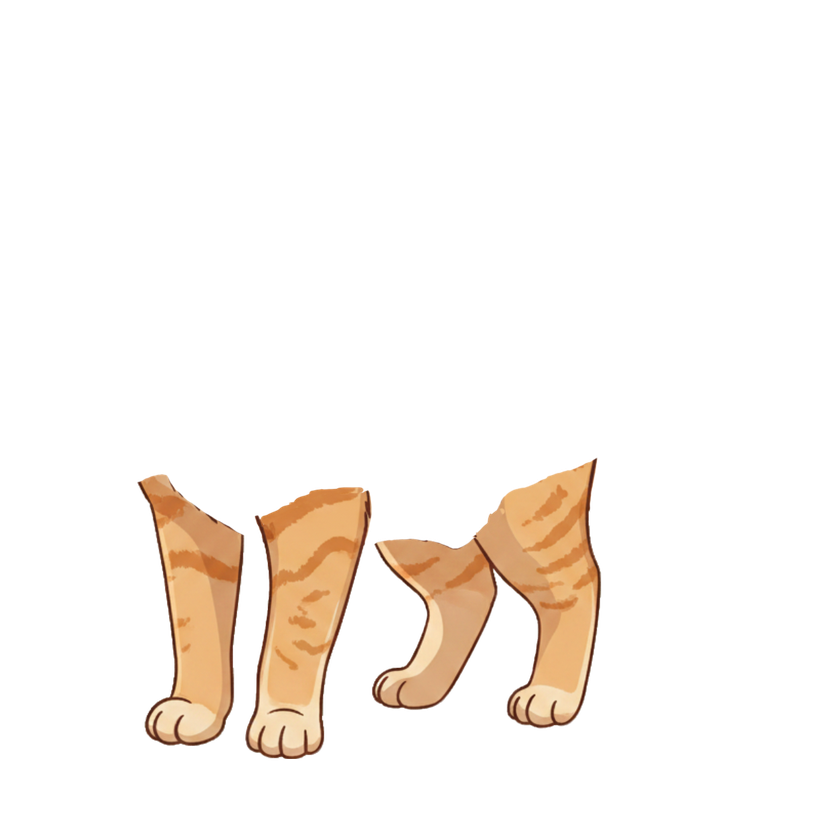
#> input picture wmx-temporary/装扮/latest-pictures/标准底图/legs_1254.png, 840 x 840 px, shrunk from 1254 x 1254 before the run, found by its file name
$ python validate_component_offset.py --candidate '../装扮/latest-pictures/标准底图/legs_1254.png'
#> lines starting #> are read from the running program, lines starting #| are printed output that depends on the picture; after the words box and inside, x2 and y2 are one past the last pixel; in counts of white or black regions, pixels touching at a corner belong together
#!/usr/bin/env python3
from __future__ import annotations

import argparse
import json
import sys
from pathlib import Path

from PIL import Image, ImageChops, ImageFilter


DEFAULT_MAX_SHIFT = 3
DEFAULT_ALPHA_THRESHOLD = 12
DEFAULT_MAX_MISSING_RATIO = 0.02
DEFAULT_COMPONENT = "legs"
COMPONENT_CHOICES = ("legs", "head", "body", "tail", "blanket")
STANDARD_FILENAMES = {
    "legs": "legs_1254.png",
    "head": "head_1254.png",
    "body": "body_1254.png",
    "tail": "tail_1254.png",
    "blanket": "blanket_1254.png",
}


def default_standard_dir() -> Path:
    return Path(__file__).resolve().parent.parent / "装扮" / "pictures" / "标准底图"


def parse_args() -> argparse.Namespace:
    parser = argparse.ArgumentParser(
        description=(
            "Validate whether a generated component image kept the original anchor "
            "position while allowing small outward decorative growth."
        )
    )
    parser.add_argument(
        "--component",
        choices=COMPONENT_CHOICES,
        default=DEFAULT_COMPONENT,
        help=(
            "Component type used to resolve the default reference image. "
            f"Default: {DEFAULT_COMPONENT}"
        ),
    )
    parser.add_argument(
        "--reference",
        "--base",
        type=Path,
        default=None,
        help=(
            "Optional original component image. Overrides --component and --standard-dir "
            "when provided."
        ),
    )
    parser.add_argument("--candidate", required=True, type=Path, help="Generated component image.")
    parser.add_argument(
        "--standard-dir",
        type=Path,
        default=default_standard_dir(),
        help=(
            "Directory containing standard component images such as legs_1254.png. "
            f"Default: {default_standard_dir()}"
        ),
    )
    parser.add_argument(
        "--max-shift",
        type=int,
        default=DEFAULT_MAX_SHIFT,
        help=f"Maximum inward edge shift in pixels. Default: {DEFAULT_MAX_SHIFT}",
    )
    parser.add_argument(
        "--alpha-threshold",
        type=int,
        default=DEFAULT_ALPHA_THRESHOLD,
        help=f"Alpha threshold used to binarize masks. Default: {DEFAULT_ALPHA_THRESHOLD}",
    )
    parser.add_argument(
        "--max-missing-ratio",
        type=float,
        default=DEFAULT_MAX_MISSING_RATIO,
        help=(
            "Maximum allowed ratio of reference pixels not covered by the candidate "
            "after tolerance expansion. Default: 0.02"
        ),
    )
    parser.add_argument("--report", type=Path, default=None, help="Optional path for the JSON report.")
    parser.add_argument("--diff", type=Path, default=None, help="Optional path for a visual diff PNG.")
    return parser.parse_args()


def load_rgba(path: Path) -> Image.Image:
    return Image.open(path).convert("RGBA")


def binary_alpha_mask(image: Image.Image, threshold: int) -> Image.Image:
    return image.getchannel("A").point(lambda value: 255 if value > threshold else 0, mode="L")


def dilate_mask(mask: Image.Image, radius: int) -> Image.Image:
    if radius <= 0:
        return mask.copy()
    return mask.filter(ImageFilter.MaxFilter(size=radius * 2 + 1))


def invert_binary_mask(mask: Image.Image) -> Image.Image:
    return mask.point(lambda value: 0 if value else 255, mode="L")


def count_mask_pixels(mask: Image.Image) -> int:
    histogram = mask.histogram()
    return histogram[255] if len(histogram) > 255 else 0


def bbox_to_list(bbox: tuple[int, int, int, int] | None) -> list[int] | None:
    return list(bbox) if bbox else None


def signed_bbox_delta(
    reference_bbox: tuple[int, int, int, int],
    candidate_bbox: tuple[int, int, int, int],
) -> dict[str, int]:
    return {
        "left": candidate_bbox[0] - reference_bbox[0],
        "top": candidate_bbox[1] - reference_bbox[1],
        "right": candidate_bbox[2] - reference_bbox[2],
        "bottom": candidate_bbox[3] - reference_bbox[3],
    }


def inward_bbox_shift(
    reference_bbox: tuple[int, int, int, int],
    candidate_bbox: tuple[int, int, int, int],
) -> dict[str, int]:
    return {
        "left": max(0, candidate_bbox[0] - reference_bbox[0]),
        "top": max(0, candidate_bbox[1] - reference_bbox[1]),
        "right": max(0, reference_bbox[2] - candidate_bbox[2]),
        "bottom": max(0, reference_bbox[3] - candidate_bbox[3]),
    }


def tint_from_mask(mask: Image.Image, color: tuple[int, int, int, int]) -> Image.Image:
    tinted = Image.new("RGBA", mask.size, color[:3] + (0,))
    tinted.putalpha(mask.point(lambda value: color[3] if value else 0, mode="L"))
    return tinted


def build_diff_image(
    reference_mask: Image.Image,
    candidate_mask: Image.Image,
    missing_mask: Image.Image,
    extra_mask: Image.Image,
) -> Image.Image:
    diff = Image.new("RGBA", reference_mask.size, (0, 0, 0, 0))
    diff.alpha_composite(tint_from_mask(reference_mask, (255, 255, 255, 56)))
    diff.alpha_composite(tint_from_mask(candidate_mask, (0, 170, 255, 72)))
    diff.alpha_composite(tint_from_mask(extra_mask, (0, 220, 120, 120)))
    diff.alpha_composite(tint_from_mask(missing_mask, (255, 64, 64, 220)))
    return diff


def write_json(path: Path, payload: dict[str, object]) -> None:
    path.parent.mkdir(parents=True, exist_ok=True)
    path.write_text(json.dumps(payload, ensure_ascii=False, indent=2), encoding="utf-8")


def resolve_reference_path(args: argparse.Namespace) -> Path:
    if args.reference is not None:
        return args.reference.expanduser().resolve()

    standard_dir = args.standard_dir.expanduser().resolve()
    reference_path = standard_dir / STANDARD_FILENAMES[args.component]
    if not reference_path.exists():
        raise FileNotFoundError(
            f"Standard reference image not found for component '{args.component}': {reference_path}"
        )
    return reference_path


def validate(args: argparse.Namespace) -> tuple[bool, dict[str, object], Image.Image | None]:
    reference_path = resolve_reference_path(args)
    candidate_path = args.candidate.expanduser().resolve()
    standard_dir = args.standard_dir.expanduser().resolve()

    with load_rgba(reference_path) as reference_image, load_rgba(candidate_path) as candidate_image:
#> in load_rgba, returned value is the input picture: PIL image 840x840 RGBA; mean R, G, B, A 22.6, 16.8, 11.4, 26
        report: dict[str, object] = {
            "component": args.component,
            "reference": str(reference_path),
            "candidate": str(candidate_path),
            "standard_dir": str(standard_dir),
            "max_shift": args.max_shift,
            "alpha_threshold": args.alpha_threshold,
            "max_missing_ratio": args.max_missing_ratio,
            "reference_size": list(reference_image.size),
            "candidate_size": list(candidate_image.size),
            "passed": False,
            "reasons": [],
        }

        reasons: list[str] = []
        diff_image: Image.Image | None = None

        if reference_image.size != candidate_image.size:
            reasons.append("Reference and candidate images must have the same canvas size.")
            report["reasons"] = reasons
            return False, report, diff_image

        candidate_corners: dict[str, int] = {}
        width, height = candidate_image.size
        corners = {
            "top_left": (0, 0),
            "top_right": (width - 1, 0),
            "bottom_left": (0, height - 1),
            "bottom_right": (width - 1, height - 1),
        }
        for label, point in corners.items():
            alpha = candidate_image.getpixel(point)[3]
            candidate_corners[label] = alpha
            if alpha != 0:
                reasons.append(f"Candidate corner alpha must be 0 at {label}, got {alpha}.")
        report["candidate_corner_alpha"] = candidate_corners

        reference_mask = binary_alpha_mask(reference_image, args.alpha_threshold)
        candidate_mask = binary_alpha_mask(candidate_image, args.alpha_threshold)
        reference_bbox = reference_mask.getbbox()
        candidate_bbox = candidate_mask.getbbox()

        report["reference_bbox"] = bbox_to_list(reference_bbox)
        report["candidate_bbox"] = bbox_to_list(candidate_bbox)

        if reference_bbox is None:
            reasons.append("Reference image alpha mask is empty.")
        if candidate_bbox is None:
            reasons.append("Candidate image alpha mask is empty.")
        if reasons:
            report["reasons"] = reasons
            return False, report, diff_image

        bbox_delta = signed_bbox_delta(reference_bbox, candidate_bbox)
        inward_shift = inward_bbox_shift(reference_bbox, candidate_bbox)
        max_inward_shift = max(inward_shift.values())
        report["bbox_delta"] = bbox_delta
        report["inward_shift"] = inward_shift
        report["max_inward_shift"] = max_inward_shift

        if max_inward_shift > args.max_shift:
            reasons.append(
                f"Candidate bbox shifts inward by {max_inward_shift}px, exceeding the allowed {args.max_shift}px."
            )

        dilated_candidate = dilate_mask(candidate_mask, args.max_shift)
        inverse_dilated_candidate = invert_binary_mask(dilated_candidate)
        missing_mask = ImageChops.multiply(reference_mask, inverse_dilated_candidate)
        missing_pixels = count_mask_pixels(missing_mask)
        reference_pixels = count_mask_pixels(reference_mask)
        missing_ratio = (missing_pixels / reference_pixels) if reference_pixels else 1.0

        dilated_reference = dilate_mask(reference_mask, args.max_shift)
        inverse_dilated_reference = invert_binary_mask(dilated_reference)
        extra_mask = ImageChops.multiply(candidate_mask, inverse_dilated_reference)
        extra_pixels = count_mask_pixels(extra_mask)
        candidate_pixels = count_mask_pixels(candidate_mask)
        extra_ratio = (extra_pixels / candidate_pixels) if candidate_pixels else 0.0

        report["reference_pixels"] = reference_pixels
        report["candidate_pixels"] = candidate_pixels
        report["missing_pixels"] = missing_pixels
        report["missing_ratio"] = round(missing_ratio, 6)
        report["extra_pixels"] = extra_pixels
        report["extra_ratio"] = round(extra_ratio, 6)

        if missing_ratio > args.max_missing_ratio:
            reasons.append(
                "Reference coverage is too low after tolerance expansion: "
                f"{missing_ratio:.4%} missing, allowed {args.max_missing_ratio:.4%}."
            )

        diff_image = build_diff_image(reference_mask, candidate_mask, missing_mask, extra_mask)

        report["passed"] = not reasons
        report["reasons"] = reasons
        return not reasons, report, diff_image


def format_summary(report: dict[str, object]) -> str:
    candidate_name = Path(str(report["candidate"])).name
    status = "PASS" if report["passed"] else "FAIL"
    component = str(report.get("component", "component"))
    lines = [
        f"{status} {component} {candidate_name}",
        f"bbox: ref={report.get('reference_bbox')} cand={report.get('candidate_bbox')}",
        "max_inward_shift="
        f"{report.get('max_inward_shift', 'n/a')} "
        f"missing_ratio={report.get('missing_ratio', 'n/a')}",
    ]
    reasons = report.get("reasons", [])
    if isinstance(reasons, list):
        for reason in reasons:
            lines.append(f"reason: {reason}")
    return "\n".join(lines)


def main() -> int:
    args = parse_args()

    if args.max_shift < 0:
        raise SystemExit("--max-shift must be >= 0")
    if not 0 <= args.alpha_threshold <= 255:
        raise SystemExit("--alpha-threshold must be between 0 and 255")
    if not 0 <= args.max_missing_ratio <= 1:
        raise SystemExit("--max-missing-ratio must be between 0 and 1")

    try:
        passed, report, diff_image = validate(args)
#> after the loop in validate, `for label, point in corners.items():`: candidate_corners = {'top_left': 0, 'top_right': 0, 'bottom_left': 0, 'bottom_right': 0}; reasons = []
#> in binary_alpha_mask, `return image.getchannel("A").point(lambda value: 255 if value > thresh..`:
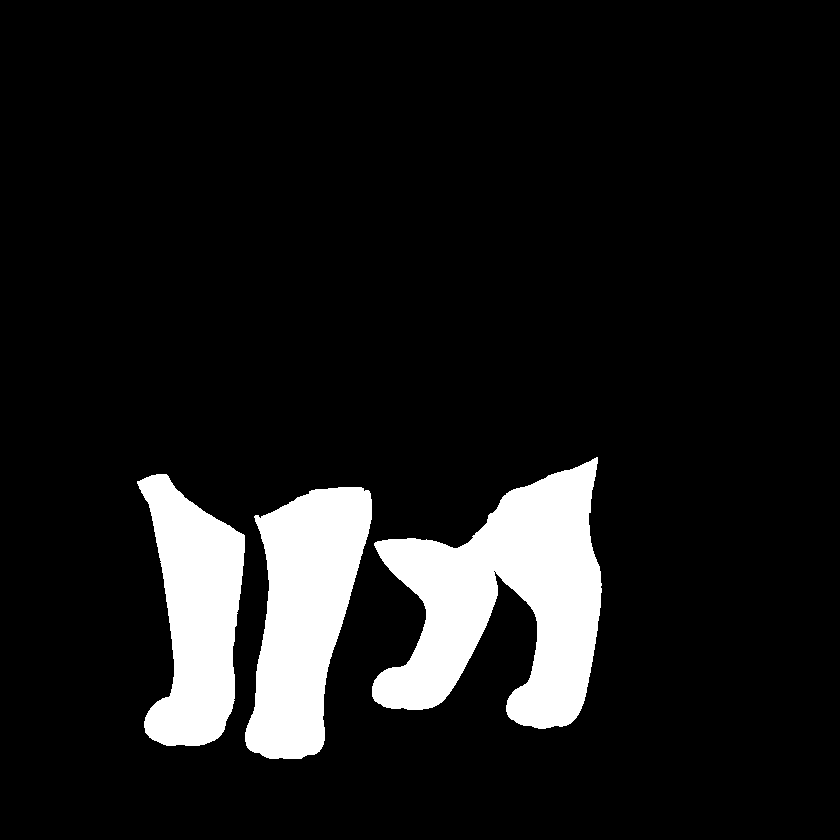
#> returned value: PIL image 840x840 L; 10.5% white; 3 white regions, box (x1, y1, x2, y2) and area: (372, 457, 602, 729) 33723, (245, 487, 372, 759) 22006, (137, 474, 245, 746) 18333
#> in validate, `reference_bbox = reference_mask.getbbox()`: reference_bbox = (137, 457, 602, 759)
#> in validate, `bbox_delta = signed_bbox_delta(reference_bbox, candidate_bbox)`: bbox_delta = {'left': 0, 'top': 0, 'right': 0, 'bottom': 0}
#> in validate, `max_inward_shift = max(inward_shift.values())`: max_inward_shift = 0
#> in dilate_mask, `return mask.filter(ImageFilter.MaxFilter(size=radius * 2 + 1))`:
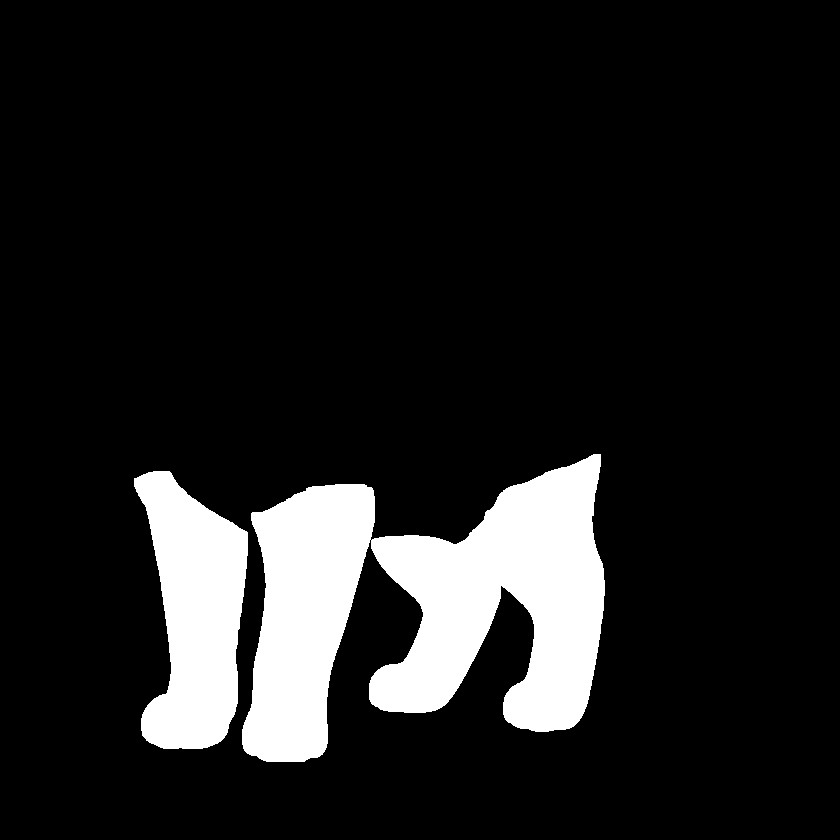
#> returned value: PIL image 840x840 L; 11.8% white; 2 white regions, box (x1, y1, x2, y2) and area: (242, 454, 605, 762) 62755, (134, 471, 248, 749) 20850
#> in count_mask_pixels, `histogram = mask.histogram()`: histogram = 256 values, max 705600 at index 0, min 0 at index 1, mean 2756.2
#> in validate, `missing_pixels = count_mask_pixels(missing_mask)`: missing_pixels = 0
#> in validate, `reference_pixels = count_mask_pixels(reference_mask)`: reference_pixels = 74062
#> in validate, `missing_ratio = (missing_pixels / reference_pixels) if reference_pixel..`: missing_ratio = 0
#> in validate, `candidate_pixels = count_mask_pixels(candidate_mask)`: candidate_pixels = 74062
#> in validate, `extra_ratio = (extra_pixels / candidate_pixels) if candidate_pixels el..`: extra_ratio = 0
#> call 2 of tint_from_mask, with color = (0, 170, 255, 72)
#> in tint_from_mask (call 2), `tinted.putalpha(mask.point(lambda value: color[3] if value else 0, mod..`:
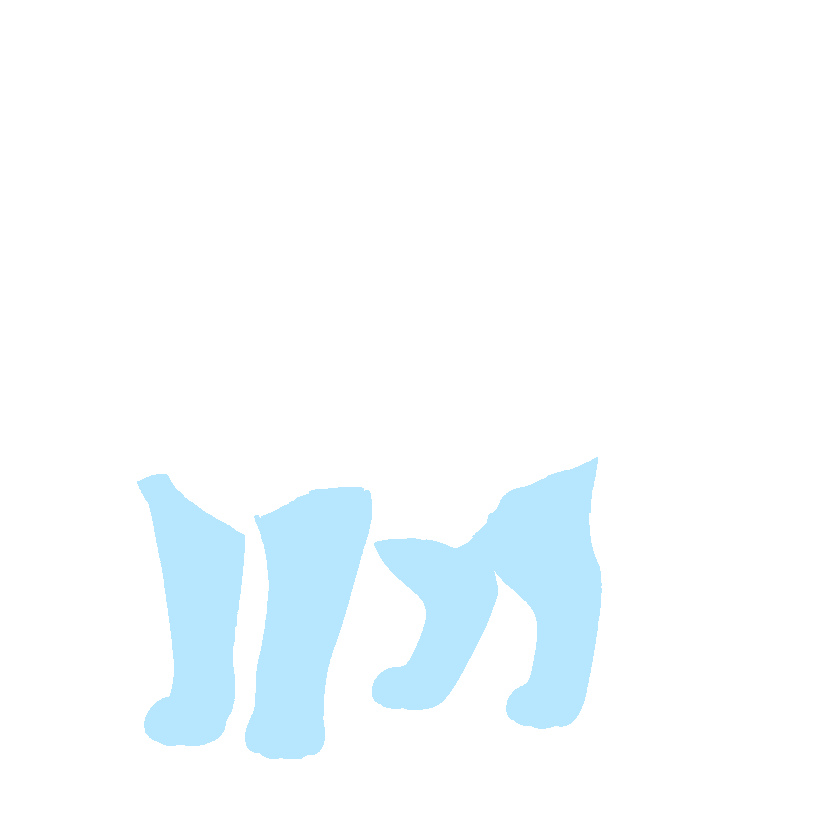
#> tinted: PIL image 840x840 RGBA; mean R, G, B, A 0, 170, 255, 7.6; transparent parts drawn white
#> passed = True; report = 23 items
    except Exception as exc:  # pragma: no cover - defensive CLI handling
        error_report = {
            "component": args.component,
            "reference": str(args.reference.expanduser().resolve()) if args.reference is not None else None,
            "candidate": str(args.candidate.expanduser().resolve()),
            "passed": False,
            "reasons": [str(exc)],
        }
        if args.report is not None:
            write_json(args.report.expanduser().resolve(), error_report)
        print(format_summary(error_report))
        return 1

    if args.report is not None:
        write_json(args.report.expanduser().resolve(), report)

    if args.diff is not None and diff_image is not None:
        diff_path = args.diff.expanduser().resolve()
        diff_path.parent.mkdir(parents=True, exist_ok=True)
        diff_image.save(diff_path)

    print(format_summary(report))
#> in format_summary, `candidate_name = Path(str(report["candidate"])).name`: candidate_name = 'legs_1254.png'
#> in format_summary, `status = "PASS" if report["passed"] else "FAIL"`: status = 'PASS'
#> in format_summary, `component = str(report.get("component", "component"))`: component = 'legs'
#> in format_summary, `reasons = report.get("reasons", [])`: reasons = []
#> after the loop in format_summary, `for reason in reasons:`: lines = 3 items
#| PASS legs legs_1254.png
#| bbox: ref=[137, 457, 602, 759] cand=[137, 457, 602, 759]
#| max_inward_shift=0 missing_ratio=0.0
    return 0 if passed else 1


if __name__ == "__main__":
    raise SystemExit(main())
#> (the program exits here)
